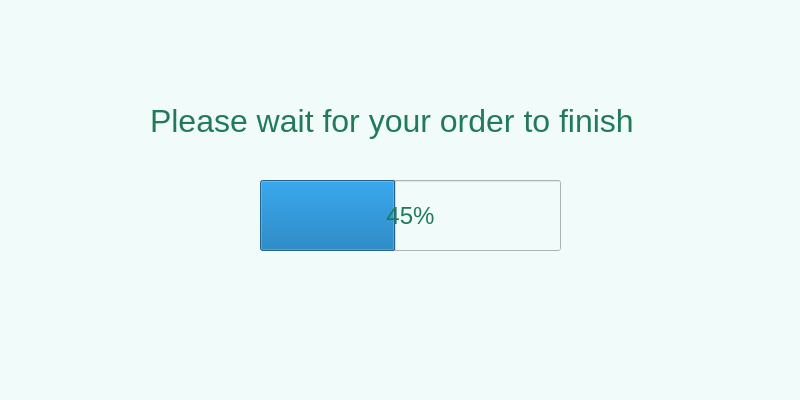
<?xml version="1.0" encoding="UTF-8"?>
<ui version="4.0">
 <class>Form</class>
 <widget class="QWidget" name="Form">
  <property name="geometry">
   <rect>
    <x>0</x>
    <y>0</y>
    <width>800</width>
    <height>400</height>
   </rect>
  </property>
  <property name="font">
   <font>
    <pointsize>18</pointsize>
   </font>
  </property>
  <property name="windowTitle">
   <string>Form</string>
  </property>
  <property name="styleSheet">
   <string notr="true">background-color:rgb(241, 251, 249)</string>
  </property>
  <widget class="QLabel" name="splashScreenLabel">
   <property name="geometry">
    <rect>
     <x>150</x>
     <y>90</y>
     <width>491</width>
     <height>61</height>
    </rect>
   </property>
   <property name="font">
    <font>
     <pointsize>24</pointsize>
    </font>
   </property>
   <property name="styleSheet">
    <string notr="true">color: rgb(33, 123, 88);</string>
   </property>
   <property name="text">
    <string>Please wait for your order to finish</string>
   </property>
  </widget>
  <widget class="QProgressBar" name="progressBar">
   <property name="geometry">
    <rect>
     <x>260</x>
     <y>180</y>
     <width>301</width>
     <height>71</height>
    </rect>
   </property>
   <property name="font">
    <font>
     <pointsize>18</pointsize>
    </font>
   </property>
   <property name="styleSheet">
    <string notr="true">color: rgb(33, 123, 88);</string>
   </property>
   <property name="value">
    <number>45</number>
   </property>
   <property name="textVisible">
    <bool>true</bool>
   </property>
   <property name="orientation">
    <enum>Qt::Horizontal</enum>
   </property>
   <property name="invertedAppearance">
    <bool>false</bool>
   </property>
  </widget>
 </widget>
 <resources/>
 <connections/>
</ui>
